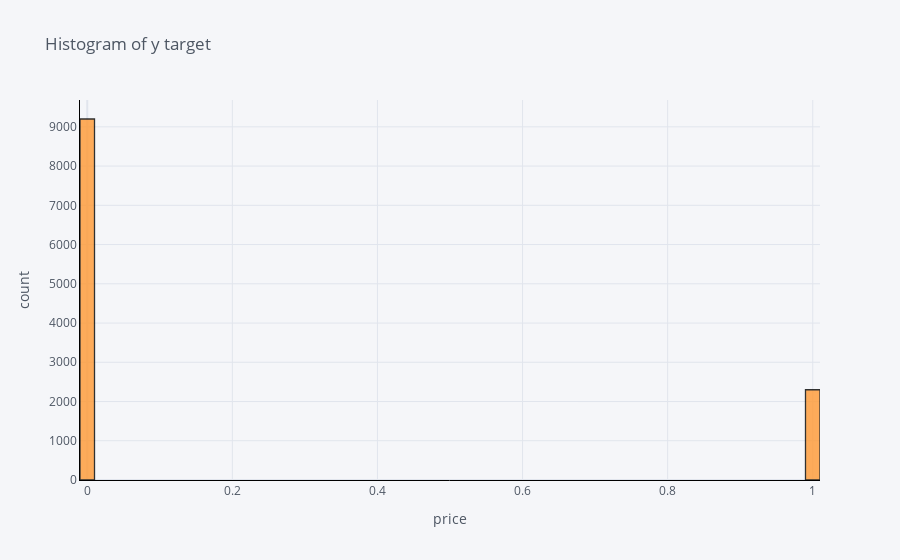

Notebook source saved alongside this figure:
### Markdown cell above
### EDA + Smart visualisation of data

### Code cell
data['y'].iplot(
    kind='hist',
    bins=100,
    xTitle='price',
    linecolor='black',
    yTitle='count',
    title='Histogram of y target')

### Figure 1 — Plotly figure (JSON) as saved in the notebook; plotly's stock layout.template omitted (floating-point values rounded to 4 significant figures; data arrays with more than 128 entries replaced by an {"elided": "..."} marker saying what was removed)
{"data": [{"histfunc": "count", "histnorm": "", "marker": {"color": "rgba(255, 153, 51, 1.0)", "line": {"color": "#000000", "width": 1.3}}, "name": "y", "nbinsx": 100, "opacity": 0.8, "orientation": "v", "type": "histogram", "x": {"elided": "11500 int values"}}], "layout": {"barmode": "overlay", "legend": {"bgcolor": "#F5F6F9", "font": {"color": "#4D5663"}}, "paper_bgcolor": "#F5F6F9", "plot_bgcolor": "#F5F6F9", "title": {"font": {"color": "#4D5663"}, "text": "Histogram of y target"}, "xaxis": {"gridcolor": "#E1E5ED", "linecolor": "black", "showgrid": true, "tickfont": {"color": "#4D5663"}, "title": {"font": {"color": "#4D5663"}, "text": "price"}, "zerolinecolor": "#E1E5ED"}, "yaxis": {"gridcolor": "#E1E5ED", "linecolor": "black", "showgrid": true, "tickfont": {"color": "#4D5663"}, "title": {"font": {"color": "#4D5663"}, "text": "count"}, "zerolinecolor": "#E1E5ED"}}}
